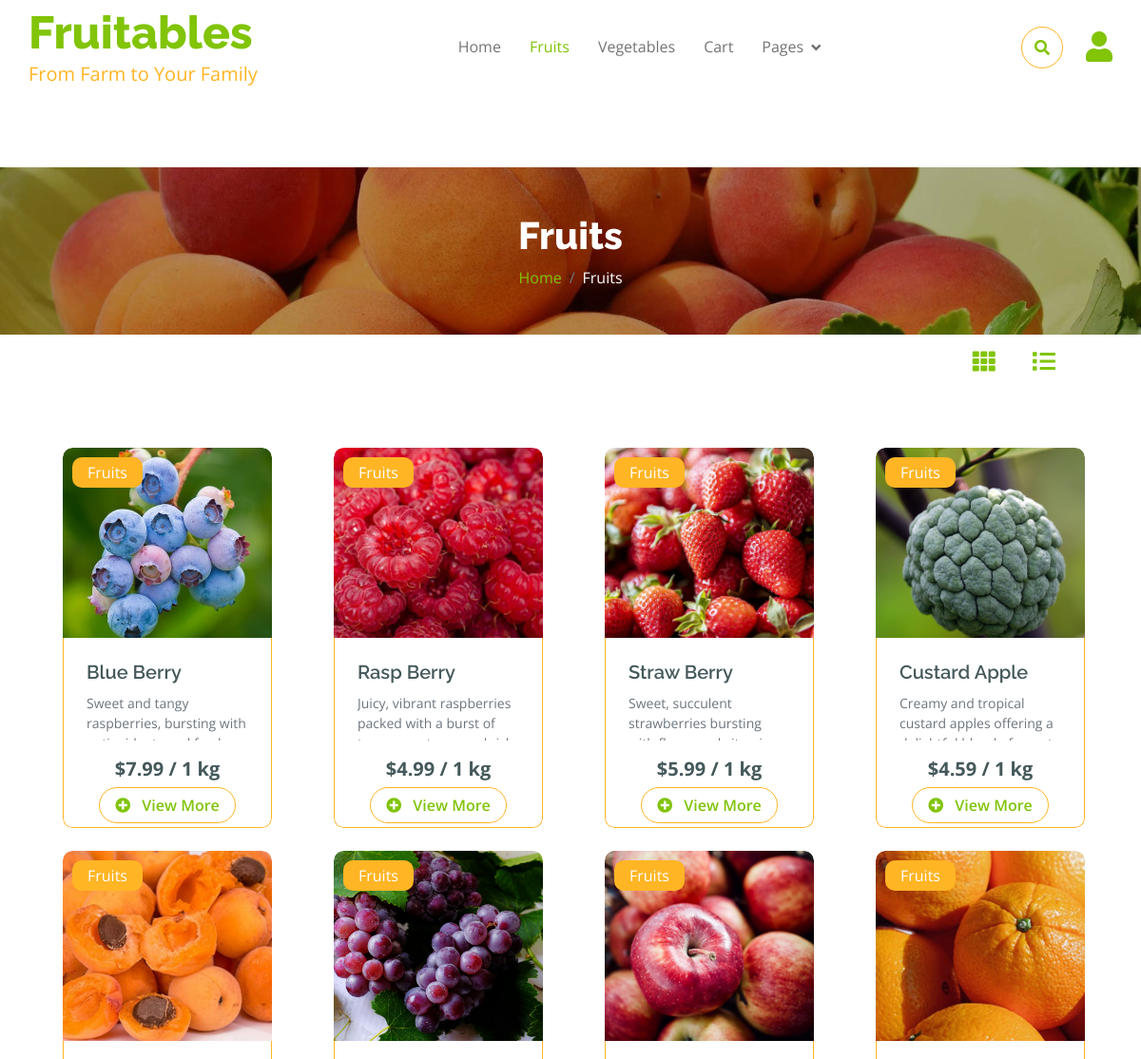
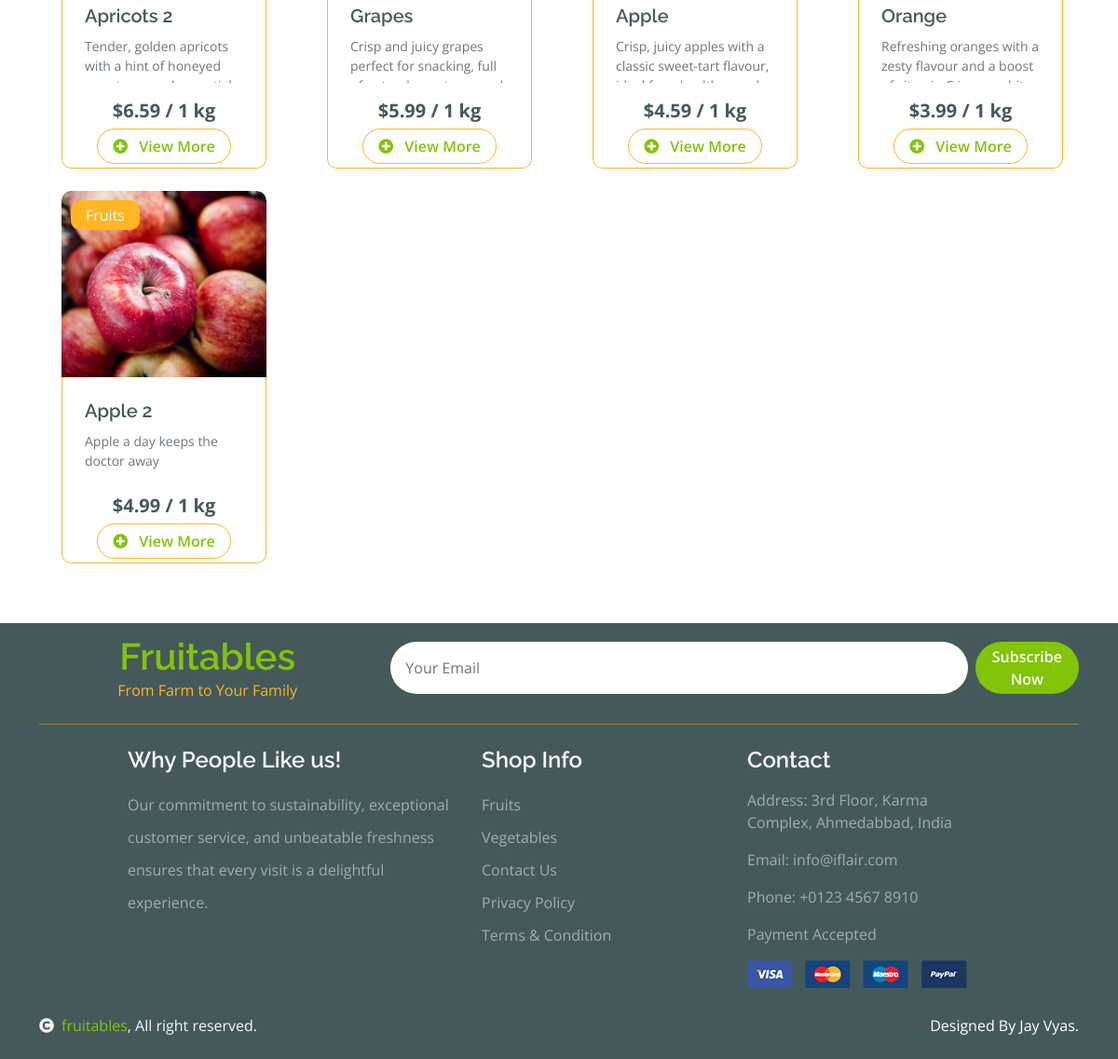
/fruits/, run on the app's committed database (2 pictures, top to bottom).
### myapp/models.py (models this page shows, shortened)
class Products(models.Model):
    product_id = models.AutoField(primary_key=True)
    name = models.CharField(max_length=255)
    image = models.ImageField(upload_to='products/images/')
    description = models.TextField()
    price = models.DecimalField(max_digits=10, decimal_places=2)
    category1 = models.ForeignKey(Category1, on_delete=models.SET_NULL, null=True, blank=True)
    category2 = models.ForeignKey(Category2, on_delete=models.SET_NULL, null=True, blank=True)
    weight = models.CharField(max_length=50, null=True, blank=True)  # Weight with unit (e.g., "1 kg", "1 piece")
    country = models.CharField(max_length=255, null=True, blank=True)  # Country of origin
    out_of_stock = models.BooleanField(default=False)
    created_at = models.DateTimeField(auto_now_add=True)

class Category1(models.Model):
    name = models.CharField(max_length=255)
    def __str__(self):
        return self.name

### myapp/views.py (the view)
# urls.py: path('fruits/', views.fruits, name='fruits'),
def fruits(request):
    query = request.GET.get('q', '')
    category1_id = Category1.objects.filter(name='Fruits').first().id
    if query:
        fruit_products = Products.objects.filter(category1_id=category1_id, name__icontains=query)[:20]
    else:
        fruit_products = Products.objects.filter(category1_id=category1_id)[:20]
    return render(request, 'fruits.html', {'fruit_products': fruit_products, 'search_query': query})

### myapp/forms.py
class SubscribeForm(forms.Form):
    model = Subscriber
    email = forms.EmailField(
        widget=forms.EmailInput(attrs={
            'class': 'form-control border-0 py-3 px-3 rounded-pill',
            'placeholder': 'Your Email'
        }),
        required=True,
    )

### myapp/context_processors.py (called while the page is built)
def global_context(request):
    return {
        'subscribe_form': SubscribeForm()
    }

def cart_item_count(request):
    if request.user.is_authenticated:
        cart_items = CartItem.objects.filter(user=request.user)
        total_count = sum(item.quantity for item in cart_items)
        return {'cart_item_count': total_count}
    return {'cart_item_count': 0}

### templates/fruits.html (shortened to what this page needs)
{% extends "base.html" %}
{% load static %}
{% block content %}
<div class="container-fluid page-header py-5">
    <h1 class="text-center text-white display-6">Fruits</h1>
    <ol class="breadcrumb justify-content-center mb-0">
        <li class="breadcrumb-item"><a href="{% url 'index' %}">Home</a></li>
        <li class="breadcrumb-item active text-white">Fruits</li>
    </ol>
</div>
<div class="view-toggle">
    <button id="grid-view" class="view-icon"><i class="fas fa-th"></i></button>
    <button id="list-view" class="view-icon"><i class="fas fa-list"></i></button>
</div>
<div class="container" id="grid-container" class="product-grid">
    <div class="row justify-content">
        <div class="col-lg-13 m-4">
            <div class="row fruite g-6 mt-4">
            {% if fruit_products %}
                {% for product in fruit_products %}
                <div class="col-md-7 col-lg-6 col-xl-3 mb-4">
                    <div class="rounded position-relative fruite-item" style="overflow: hidden; width: 220px; height: 400px;">
                        <a href="{% url 'product-detail' product.product_id %}">
                            <div class="fruite-img" style="height: 200px; overflow: hidden;">
                                <img src="{{ product.image.url }}" class="img-fluid w-100" alt="{{ product.name }}" style="height: 100%; object-fit: cover;">
                            </div>
                            <div class="text-white bg-secondary px-3 py-1 rounded position-absolute" style="top: 10px; left: 10px;">{{ product.category1 }}</div>
                            <div class="p-4 border border-secondary border-top-0 rounded-bottom" style="height: 200px;">
                                <h4 style="font-size: 1.25rem; margin-bottom: 10px;">{{ product.name }}</h4>
                                <p style="font-size: 0.875rem; color: #6c757d; margin-bottom: 15px; height: 50px; overflow: hidden;">{{ product.description }}</p>
                                <div class="d-flex justify-content-center flex-lg-wrap">
                                    <p class="text-dark fs-5 fw-bold mb-1">${{ product.price }} / {{ product.weight }}</p>
                                    <a href="{% url 'product-detail' product.product_id %}" class="btn border border-secondary rounded-pill px-3 text-primary">
                                        <i class="fa fa-plus-circle me-2 text-primary"></i> View More
                                    </a>
                                </div>
                            </div>
                        </a>
                    </div>
                </div>
                {% empty %}
                <p>No Fruits Available.</p>
                {% endfor %}
            {% else %}
            <p>No Fruits found for "{{ search_query }}"</p>
            {% endif %}
            </div>
        </div>
    </div>
</div>
<link href={% static 'css/list.css' %} rel="stylesheet">
{% endblock %}

### templates/base.html (shortened to what this page needs)
{% load static %}
<!DOCTYPE html>
<html lang="en">
<head>
    <link rel="stylesheet" href="https://cdn.jsdelivr.net/npm/toastify-js/src/toastify.min.css">
    {% include "link.html" %}
</head>
    <body>
        {% include "header.html" %}
        {% block content %}
        {% endblock %}
        {% include "footer.html" %}
    </body>
</html>

### templates/link.html (shortened to what this page needs)
 {% load static %}
 <link rel="stylesheet" href="https://use.fontawesome.com/releases/v5.15.4/css/all.css"/>
 <link href="https://cdn.jsdelivr.net/npm/bootstrap-icons@1.4.1/font/bootstrap-icons.css" rel="stylesheet">
 <link href={% static "lib/lightbox/css/lightbox.min.css" %} rel="stylesheet">
 <link href={% static "lib/owlcarousel/assets/owl.carousel.min.css" %} rel="stylesheet">
 <link href={% static "css/bootstrap.min.css" %} rel="stylesheet">
 <link href={% static 'css/style.css' %} rel="stylesheet">
<link rel="stylesheet" href="https://cdn.datatables.net/1.11.5/css/jquery.dataTables.min.css">

### templates/header.html (shortened to what this page needs)
{% load static %}
<div class="container-fluid fixed-top">
    <div class="container px-0">
        <nav class="navbar navbar-light bg-white navbar-expand-xl">
            <a href="{% url 'index' %}" class="navbar-brand">
                <h1 class="text-primary display-5 mb-0">Fruitables</h1>
                <p class="text-secondary mb-0">From Farm to Your Family</p>
            </a>
            <div class="collapse navbar-collapse bg-white" id="navbarCollapse">
                <div class="navbar-nav mx-auto">
                    <a href="{% url 'index' %}" class="nav-item nav-link {% if request.path == '/' %}active{% endif %}">Home</a>
                    <a href="{% url 'fruits' %}" class="nav-item nav-link {% if request.path == '/fruits/' %}active{% endif %}">Fruits</a>
                    <a href="{% url 'vegetable' %}" class="nav-item nav-link {% if request.path == '/vegetable/' %}active{% endif %}">Vegetables</a>
                    <a href="{% url 'cart' %}" class="nav-item nav-link {% if request.path == '/cart/' %}active{% endif %}">Cart</a>
                    <div class="nav-item dropdown">
                        <a href="#" class="nav-link dropdown-toggle {% if request.path == '/contact/' or request.path == '/testimonial/' or request.path == '/error/' %}active{% endif %}" data-bs-toggle="dropdown">Pages</a>
                    </div>
                </div>
                <div class="d-flex m-3 me-0">
                    {% if request.path == '/' or request.path == '/fruits/' or request.path == '/vegetable/' %}
                    <button class="btn-search btn border border-secondary btn-md-square rounded-circle bg-white me-4" data-bs-toggle="modal" data-bs-target="#searchModal"><i class="fas fa-search text-primary"></i></button>
                    {% endif %}
                    {% if user.is_authenticated %}
                        <a href="{% url 'cart' %}" class="position-relative me-4 my-auto">
                            <i class="fa fa-shopping-bag fa-2x"></i>
                            <span class="position-absolute bg-secondary rounded-circle d-flex align-items-center justify-content-center text-dark px-1" style="top: -5px; left: 15px; height: 20px; min-width: 20px;">
                                {{ cart_item_count }}
                            </span>
                        </a>
                        <a href="{% url 'logout' %}" class="my-auto">
                            <i class="fas fa-sign-out-alt fa-2x"></i>
                        </a>
                    {% else %}
                        <a href="{% url 'register' %}" class="my-auto">
                            <i class="fas fa-user fa-2x"></i>
                        </a>
                    {% endif %}
                </div>
            </div>
        </nav>
    </div>
</div>

### templates/footer.html (shortened to what this page needs)
{% load static %}
<div class="container-fluid bg-dark text-white-50 footer pt-2 mt-3">
    <div class="container py-1">
        <div class="pb-4 mb-4" style="border-bottom: 1px solid rgba(226, 175, 24, 0.5) ;">
            <div class="row g-3 justify-content-center align-items-center">
                <div class="col-lg-4 text-center">
                    <a href="#">
                        <h1 class="text-primary mb-0">Fruitables</h1>
                        <p class="text-secondary mb-0">From Farm to Your Family</p>
                    </a>
                </div>
                <div class="col-lg-8">
                    <form id="subscribe-form" action="{% url 'subscribe' %}" method="post" class="d-flex justify-content-center align-items-center position-relative">
                        {{ subscribe_form.email }}
                        <button type="submit" class="btn btn-primary border-0 py-1 px-2 rounded-pill text-white ms-2">Subscribe Now</button>
                    </form>
                </div>
            </div>
        </div>
        <div class="row g-7 justify-content-center">
            <div class="col-lg-4 col-md-6">
                <div class="footer-item">
                    <h4 class="text-light mb-3">Why People Like us!</h4>
                    <p class="mb-4">Our commitment to sustainability, exceptional customer service, and unbeatable freshness ensures that every visit is a delightful experience.</p>
                </div>
            </div>
            <div class="col-lg-3 col-md-6">
                <div class="d-flex flex-column text-start footer-item">
                    <h4 class="text-light mb-3">Shop Info</h4>
                    <a class="btn-link" href={% url 'fruits' %}>Fruits</a>
                    <a class="btn-link" href={% url 'vegetable' %}>Vegetables</a>
                    <a class="btn-link" href={% url 'contact' %}>Contact Us</a>
                    <a class="btn-link" href={% url 'policy' %}>Privacy Policy</a>
                    <a class="btn-link" href={% url 'terms' %}>Terms & Condition</a>
                </div>
            </div>
            <div class="col-lg-3 col-md-6">
                <div class="footer-item">
                    <h4 class="text-light mb-3">Contact</h4>
                    <p>Address: 3rd Floor, Karma Complex, Ahmedabbad, India</p>
                    <p>Email: info@iflair.com</p>
                    <p>Phone: +0123 4567 8910</p>
                    <p>Payment Accepted</p>
                    <img src={% static 'img/payment.png' %} class="img-fluid" alt="">
                </div>
            </div>
        </div>
    </div>
</div>
<div class="container-fluid copyright bg-dark py-4">
    <div class="container">
        <div class="row">
            <div class="col-md-6 text-center text-md-start mb-1 mb-md-0">
                <span class="text-light"><a href={% url 'index' %}><i class="fas fa-copyright text-light me-2"></i>fruitables</a>, All right reserved.</span>
            </div>
            <div class="col-md-6 my-auto text-center text-md-end text-white">
                Designed By <a class="border-bottom"></a> Jay Vyas.
            </div>
        </div>
    </div>
</div>

### templates/script.html (shortened to what this page needs)
 {% load static %}

### static/css/style.css (style rules this page uses)
.btn { font-weight: 600; transition: .5s; }
.btn-md-square { width: 44px; height: 44px; }
.btn-square, .btn-sm-square, .btn-md-square, .btn-lg-square { padding: 0; display: flex; align-items: center; justify-content: center; font-weight: normal; }
.btn.border-secondary { transition: 0.5s; }
.fixed-top { transition: 0.5s; background: var(--bs-white); border: 0; }
.navbar .navbar-nav .nav-link { padding: 10px 15px; font-size: 16px; transition: .5s; }
.navbar { height: 100px; border-bottom: 1px solid rgba(255, 255, 255, .1); }
.navbar .navbar-nav .nav-link:hover, .navbar .navbar-nav .nav-link.active, .fixed-top.bg-white .navbar .navbar-nav .nav-link:hover, .fixed-top.bg-white .navbar .navbar-nav .nav-link.active { color: var(--bs-primary); }
.navbar .dropdown-toggle::after { border: none; content: "\f107"; font-family: "Font Awesome 5 Free"; font-weight: 700; vertical-align: middle; margin-left: 8px; }
.page-header { position: relative; background: linear-gradient(rgba(0, 0, 0, 0.3), rgba(0, 0, 0, 0.3)), url(../img/cart-page-header-img.jpg); background-position: center center; background-repeat: no-repeat; background-size: cover; }
@media (min-width: 992px) { .hero-header, .page-header { margin-top: 152px !important; } }
.fruite .fruite-item { height: 100%; transition: 0.5s; }
.fruite .fruite-item .fruite-img { overflow: hidden; transition: 0.5s; border-radius: 10px 10px 0 0; }
.fruite .fruite-item .fruite-img img { transition: 0.5s; }
.footer .footer-item .btn-link { line-height: 35px; color: rgba(255, 255, 255, .5); transition: 0.5s; }
.footer .footer-item p.mb-4 { line-height: 35px; }

### static/css/list.css (style rules this page uses)
.view-toggle { text-align: right; margin-bottom: 15px; margin-right: 80px; }
.view-icon { background: none; border: none; cursor: pointer; font-size: 24px; margin-left: 15px; padding: 10px; color: #81C408; transition: transform 0.3s; }

### data on the page
Products: image (picture), category1 "Fruits", name "Blue Berry", description "Sweet and tangy raspberries, bursting with…", price "7.99", weight "1 kg"
Products: image (picture), category1 "Fruits", name "Rasp Berry", description "Juicy, vibrant raspberries packed with a burst of…", price "4.99", weight "1 kg"
Products: image (picture), category1 "Fruits", name "Straw Berry", description "Sweet, succulent strawberries bursting…", price "5.99", weight "1 kg"
Products: image (picture), category1 "Fruits", name "Custard Apple", description "Creamy and tropical custard apples offering a…", price "4.59", weight "1 kg"
Products: image (picture), category1 "Fruits", name "Apricots 2", description "Tender, golden apricots with a hint of honeyed…", price "6.59", weight "1 kg"
Products: image (picture), category1 "Fruits", name "Grapes", description "Crisp and juicy grapes perfect for snacking, full…", price "5.99", weight "1 kg"
Products: image (picture), category1 "Fruits", name "Apple", description "Crisp, juicy apples with a classic sweet-tart flavour,…", price "4.59", weight "1 kg"
Products: image (picture), category1 "Fruits", name "Orange", description "Refreshing oranges with a zesty flavour and a boost…", price "3.99", weight "1 kg"
Products: image (picture), category1 "Fruits", name "Apple 2", description "Apple a day keeps the doctor away", price "4.99", weight "1 kg"
